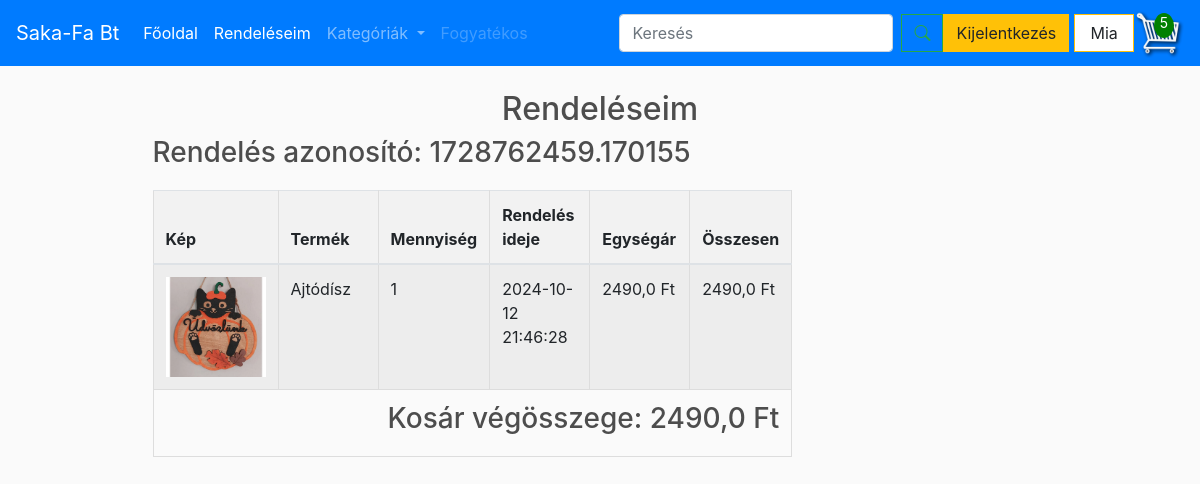
/orders/ (signed in), run on an earlier commit of the app's database.
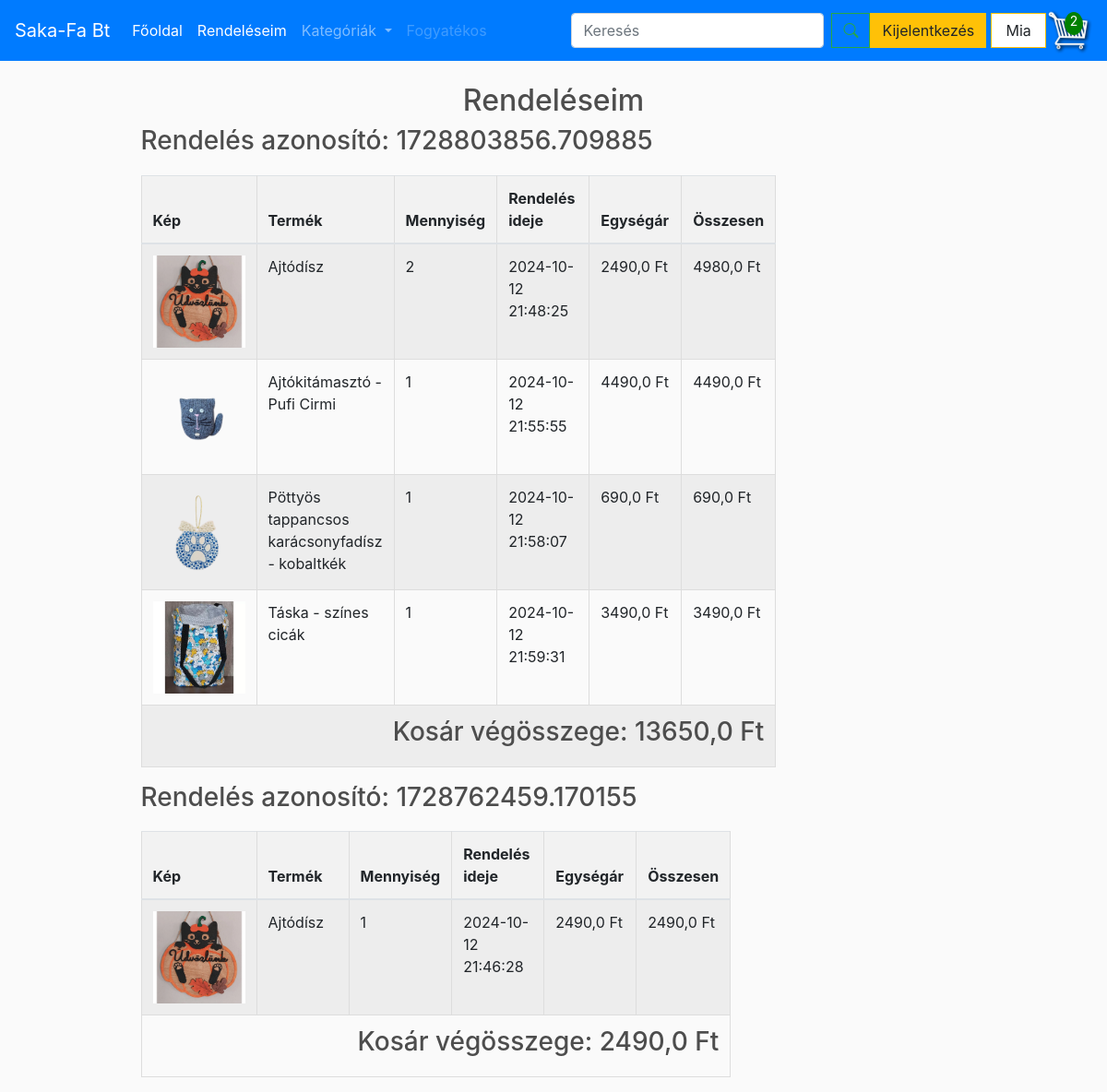
And on a later commit of the database.
### store/models.py (models this page shows, shortened)
class Order(models.Model):
    customer = models.ForeignKey(Customer, on_delete=models.SET_NULL, null=True, blank=True, verbose_name="Vásárló")
    date_order = models.DateTimeField(auto_now_add=True, verbose_name="Rendelés dátuma")
    complete = models.BooleanField(default=False, verbose_name="Befejezett")
    transaction_id = models.CharField(max_length=100, null=True, verbose_name="Tranzakció azonosító")
    class Meta:
        verbose_name = "Rendelés"
        verbose_name_plural = "Rendelések"
    @property
    def get_cart_total(self):
        orderitems = self.orderitem_set.all()
        total = sum([item.get_total for item in orderitems])
        return total
    @property
    def get_cart_items(self):
        orderitems = self.orderitem_set.all()
        total = sum([item.quantity for item in orderitems])
        return total

class OrderItem(models.Model):
    product = models.ForeignKey(Product, on_delete=models.SET_NULL, null=True)
    order = models.ForeignKey(Order, on_delete=models.SET_NULL, null=True)
    quantity = models.IntegerField(default=0, null=True, blank=True)
    date_added = models.DateTimeField(auto_now_add=True)
    class Meta:
        verbose_name = "Rendelési tétel"
        verbose_name_plural = "Rendelési tételek"
    @property
    def get_total(self):
        if self.product and self.product.price is not None:
            return self.product.price * self.quantity
        return 0  # Visszatér 0, ha a termék nincs vagy a price null

class Product(models.Model):
    CATEGORY_CHOICES = [
        ('option1', 'FÁBÓL KÉSZÜLT'),
        ('option2', 'KÖTÖTT-HORGOLT'),
        ('option3', 'PÖTTYÖSCICA'),
        ('option4', 'TEXTIL'),
    ]
    name = models.CharField(max_length=200)
    price = models.FloatField()
    image = models.ImageField(null=True, blank=True)
    description = models.TextField(blank=True)  # Új mező a leíráshoz
    category = models.CharField(max_length=10, choices=CATEGORY_CHOICES, default='option1')  # Legördülő menü mező
    class Meta:
        verbose_name = "Termék"
        verbose_name_plural = "Termékek"
    @property
    def imageURL(self):
        try:
            url = self.image.url
        except:
            url = ''
        return url

### store/views.py (the view)
# urls.py: path('orders/', views.order_list, name='order_list'),  # Rendelések listája
def order_list(request):
    if request.user.is_authenticated:
        customer = request.user.customer
        completed_orders = Order.objects.filter(customer=customer, complete=True).order_by('-date_order').prefetch_related('orderitem_set')
        cart_data = cartData(request)
        cart_items_count = cart_data['cartItems']
        cart_items = cart_data['items']
        order = cart_data['order']
        products = Product.objects.all()
        orders_by_transaction = {}
        for order in completed_orders:
            transaction_id = order.transaction_id
            if transaction_id not in orders_by_transaction:
                orders_by_transaction[transaction_id] = []
            orders_by_transaction[transaction_id].append(order)
            for order_item in order.orderitem_set.all():
                if order_item.product:  # Ellenőrizd, hogy a product nem None
                    order_item.total_price = order_item.product.price * order_item.quantity
                else:
                    order_item.total_price = 0  # Vagy más logika, ha a product nem található
        context = {
            'orders_by_transaction': orders_by_transaction,
            'cartItems': cart_items_count,
            'cart_items': cart_items,  # Az aktuális kosár tételei a kontextusban
            'order': order,
            'products': products,
            'items': cart_items
        }
    else:
        context = {
            'message': 'Csak bejelentkezett felhasználóknak!',
            'cartItems': 0,
            'cart_items': []  # Üres kosár nem bejelentkezett felhasználóknál
        }
    return render(request, 'store/order_list.html', context)

### store/views.py (called while the page is built)
def cartData(request):
    if request.user.is_authenticated:
        customer = request.user.customer
        orders = Order.objects.filter(customer=customer, complete=False)
        if orders.exists():
            order = orders.first()
            items = order.orderitem_set.all()
            cartItems = order.get_cart_items
        else:
            items = []
            cartItems = 0
            order = {'get_cart_total': 0, 'get_cart_items': 0}  # Üres kosár
    else:
        items = []
        cartItems = 0
        order = {'get_cart_total': 0, 'get_cart_items': 0}  # Üres kosár
    return {'cartItems': cartItems, 'order': order, 'items': items}

### store/templates/store/order_list.html (shortened to what this page needs)
{% extends "store/main.html" %}
{% load static %}
{% block content %}
<h2 class="text-center">Rendeléseim</h2>
<div class="container">
    <div class="row justify-content-center">
        <div class="col-12 col-md-10">
        {% if user.is_authenticated %}
            {% if orders_by_transaction %}
                {% for transaction_id, orders in orders_by_transaction.items %}
                    <h3>Rendelés azonosító: {{ transaction_id }}</h3>
                    <table class="table table-striped table-responsive">
                        <thead>
                            <tr>
                                <th>Kép</th>
                                <th>Termék</th>
                                <th>Mennyiség</th>
                                <th>Rendelés ideje</th>
                                <th>Egységár</th>
                                <th>Összesen</th>
                            </tr>
                        </thead>
                        <tbody>
                            {% for order in orders %}
                                {% for order_item in order.orderitem_set.all %}
                                <tr>
                                    <td><img src="{{ order_item.product.image.url }}" alt="{{ order_item.product.name }}"></td>
                                    <td>{{ order_item.product.name }}</td>
                                    <td>{{ order_item.quantity }}</td>
                                    <td>{{ order_item.date_added|date:"Y-m-d H:i:s" }}</td>
                                    <td>{{ order_item.product.price }} Ft</td>
                                    <td>{{ order_item.total_price }} Ft</td>
                                </tr>
                                {% endfor %}
                                <tr>
                                    <td colspan="6" class="text-right">
                                        <h3>Kosár végösszege: {{ order.get_cart_total }} Ft</h3>
                                    </td>
                                </tr>
                            {% endfor %}
                        </tbody>
                    </table>
                {% endfor %}
            {% else %}
                <p>Nincsenek leadott rendeléseid.</p>
            {% endif %}
        {% else %}
            <p>{{ message }}</p>
        {% endif %}
        </div>
    </div>
</div>
{% endblock content %}

### store/templates/store/main.html (shortened to what this page needs)
<!DOCTYPE html>
{% load static %}
<html lang="hu">
<head>
    <link href="https://cdnjs.cloudflare.com/ajax/libs/bootstrap-icons/1.10.0/font/bootstrap-icons.min.css" rel="stylesheet">
    <link rel="stylesheet" href="https://cdnjs.cloudflare.com/ajax/libs/font-awesome/6.0.0-beta3/css/all.min.css">
    <link rel="stylesheet" href="https://stackpath.bootstrapcdn.com/bootstrap/4.4.1/css/bootstrap.min.css">
    <link rel="stylesheet" type="text/css" href="{% static 'css/main.css' %}">
</head>
<body>
<nav class="navbar navbar-expand-lg navbar-dark bg-primary">
    <a class="navbar-brand" href="#">Saka-Fa Bt</a>
    <div class="collapse navbar-collapse" id="navbarSupportedContent">
        <ul class="navbar-nav mr-auto">
            <li class="nav-item active">
                <a class="nav-link" href="{% url 'store' %}">Főoldal </a>
            </li>
            <li class="nav-item active">
                <a class="nav-link" href="{% url 'order_list' %}">Rendeléseim</a>
            </li>
            <li class="nav-item dropdown">
                <a class="nav-link dropdown-toggle" href="#" id="navbarDropdown" role="button" data-toggle="dropdown" aria-haspopup="true" aria-expanded="false">
                  Kategóriák
                </a>
              </li>
            <li class="nav-item">
                <a class="nav-link disabled" href="#">Fogyatékos</a>
            </li>
        </ul>
        <form class="d-flex align-items-center my-2 my-lg-0" method="GET" action="{% url 'search' %}">
            <input class="form-control mr-2" type="search" name="q" placeholder="Keresés" aria-label="Search">
            <button class="btn btn-outline-success" type="submit"><i class="bi bi-search" ></i></button>
        </form>
        <div class="form-inline my-2 my-lg-0">
            <div class="user-status" style="display: flex; align-items: center;">
                {% if user.is_authenticated %}
                    <form id="logout-form" method="POST" action="{% url 'logout' %}">
                        <button class="btn btn-warning">Kijelentkezés</button>
                    </form>
                    <p class="user">{{ user.username }}</p>
                {% else %}
                    <a href="{% url 'login' %}" class="btn btn-warning">Bejelentkezés</a>
                {% endif %}
            </div>
            {% if user.is_authenticated %}
            <div class="cart-container">
                <a href="{% url 'cart' %}" id="cart-icon-link">
                    <span id="cart-total">{{ cartItems }}</span>
                </a>
            </div>
            {% endif %}
        </div>
    </div>
</nav>
<div class="container">
    <br>
    {% block content %}
    {% endblock content %}
</div>
</body>
</html>

What changed in the data, as far as the page shows it:
now on this page (row edited): Order: get_cart_total "13650,0"
now on this page (row unchanged): OrderItem: product.image (picture), product.name "Ajtódísz", quantity "2", date_added "2024-10-12 21:48:25", product.price "2490,0", total_price "4980,0", shown under "13650,0"
now on this page (row unchanged): OrderItem: product.image (picture), product.name "Ajtókitámasztó - Pufi Cirmi", quantity "1", date_added "2024-10-12 21:55:55", product.price "4490,0", total_price "4490,0", shown under "13650,0"
now on this page (row unchanged): OrderItem: product.image (picture), product.name "Pöttyös tappancsos karácsonyfadísz - kobaltkék", quantity "1", date_added "2024-10-12 21:58:07", product.price "690,0", total_price "690,0", shown under "13650,0"
now on this page (row unchanged): OrderItem: product.image (picture), product.name "Táska - színes cicák", quantity "1", date_added "2024-10-12 21:59:31", product.price "3490,0", total_price "3490,0", shown under "13650,0"
Also different on the page:
{{ cartItems }}: "5" → "2"
